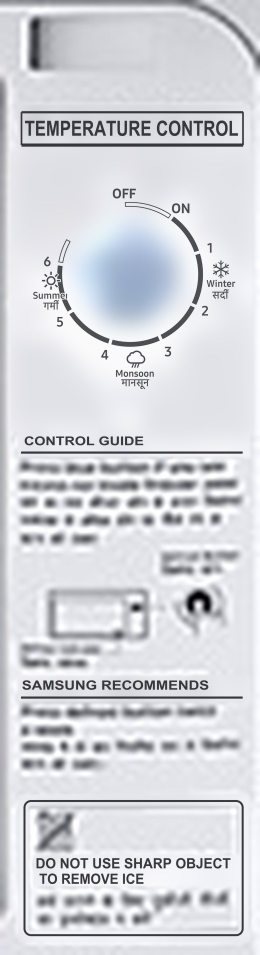
#> input picture pipeline/tex/samsung_rr21/panel.jpg, 520 x 1910 px, found by its file name (shown at 1/2 size)
$ python tex_godrej_rhn10.py ../tex/godrej_rhn10/filter.jpg
#> lines starting #> are read from the running program, lines starting #| are printed output that depends on the picture; after the words box and inside, x2 and y2 are one past the last pixel; in counts of white or black regions, pixels touching at a corner belong together
"""Textures for the Godrej Eon Rhine 10 kg top-load washer (WTEON RHN 10 5.0 FEFH C GLGR), from Godrej's own gallery
(pipeline/sources/photos/godrej_rhn10/: front, back, panel, drum, left34, right34, top_front; 3060 x 3426 renders).

    python3 tex_godrej_rhn10.py [--debug <dir>]

Writes pipeline/tex/godrej_rhn10/:
  front.jpg      the cabinet's front, from the front photo (it is square-on: the front's edges stay 1539 px apart all the way down)
  side_l/r.jpg   the cabinet's sides, warped flat from the 3/4 photos (the racetrack pressings and the side grip)
  back.jpg       the back, from the rear photo, its cord kept (the builder lays a modelled cord over it)
  housing.jpg    the panel housing's back (the grey plate above the cord)
  panel.jpg      the control panel's glass at 4 px/mm (the whole panel; the print is also cut out sharp, below)
  print_*.jpg    the panel's print drawn again at 12 px/mm and cut to the ink (decal_cut.py) + decals.json
  drum.jpg, pulsator.jpg, filter.jpg   the inside, from the drum photo

The panel print: Godrej's panel photo was warped flat (its four corners below) to the panel's own frame, 580 x 156 mm
(ESTIMATED: 580 wide from the lid's 600 at the photo's own ratio, 2269 / 2348 px; 156 along the slope from the power key's
round ring, which the photo foreshortens to 0.94). On that frame the print is drawn again:
  - the words set in Avenir Next, each fitted to the ink box it has in the photo (tex_lg_panel's method);
  - the line art, icons and key bars traced as shapes: the photo's ink, interpolated 3x and cut at half its contrast
    (an iso-line, so straight strokes come out straight and sharp, not blurred);
  - the display's two digits as seven-segment shapes, the logo from logos/godrej.png.
The photo's "12.0 kg" capacity print is left off: this is the 10 kg model (Godrej's page, Sangeetha, BEE's register) and
Godrej's gallery for it shows a 12 kg panel; no source shows this model's own capacity print.
"""
import json
import os
import sys

import cv2
import numpy as np
from PIL import Image, ImageDraw, ImageFont

HERE = os.path.dirname(os.path.abspath(__file__))
sys.path.insert(0, HERE)
import decal_cut  # noqa: E402

SITE = os.path.abspath(os.path.join(HERE, "..", ".."))
SRC = os.path.join(SITE, "pipeline", "sources", "photos", "godrej_rhn10")
OUT = os.path.join(SITE, "pipeline", "tex", "godrej_rhn10")
LOGO = os.path.join(SITE, "logos", "godrej.png")
AVENIR = "/System/Library/Fonts/Avenir Next.ttc"   # faces: 0 Bold, 2 Demi Bold, 5 Medium, 6 Medium Italic, 7 Regular, 8 Italic
DEBUG = sys.argv[sys.argv.index("--debug") + 1] if "--debug" in sys.argv else None
os.makedirs(OUT, exist_ok=True)

# ── sizes (mm), the same as the builder's ──
W_MM, D_MM, H_MM = 620, 605, 1020          # Sangeetha's listing (62 x 60.5 x 102 cm)
PLINTH_TOP, BODY_TOP = 104, 886            # front photo rows 2708 and 800 (2.439 px/mm, from the feet at row 2962)
PW, PL = 580, 156                          # the control panel's glass: width, length along its slope (ESTIMATED, above)
GLASS = (14, 14, 15)                       # the panel glass where the photo has no ink (median of the warped panel)


def load(name):
#> called with name = 'panel.jpg'
    return cv2.imread(os.path.join(SRC, name), cv2.IMREAD_COLOR)[:, :, ::-1].astype(np.float32)
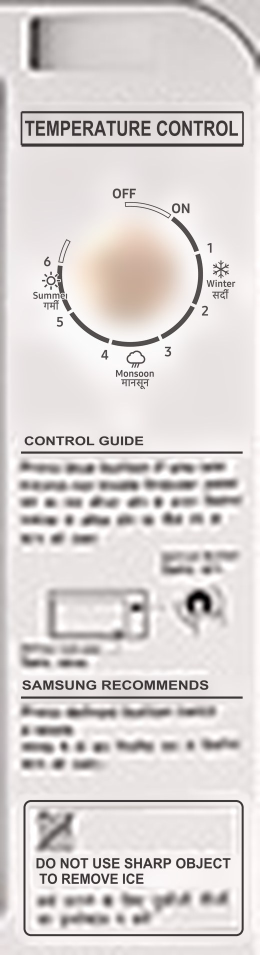
#> returned value: shape (1910, 520, 3) float32 (shown at 1/2 size); mean of channels 0, 1, 2 211.1, 212.4, 218.2; drawn as B, G, R


def save(a, name, q=88):
    Image.fromarray(np.clip(a, 0, 255).astype(np.uint8)).save(os.path.join(OUT, name), quality=q, subsampling=0, optimize=True)
    print(name, a.shape[1], "x", a.shape[0])


def warp(img, quad, w, h):
#> called with w = 2262, h = 608
    M = cv2.getPerspectiveTransform(np.float32(quad), np.float32([[0, 0], [w, 0], [w, h], [0, h]]))
#> M = [[1.11, 0.0877, -564.7], [-2.67e-17, 1.2, -1039.8], [0, 7.92e-05, 1]]
    return cv2.warpPerspective(img, M, (w, h), flags=cv2.INTER_CUBIC, borderMode=cv2.BORDER_REPLICATE)
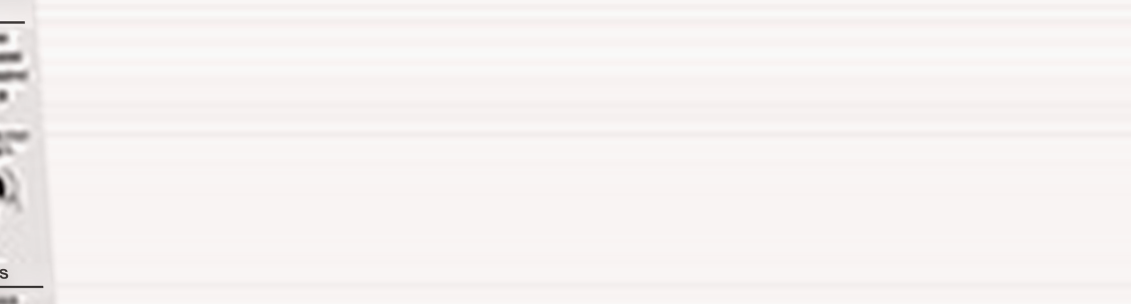
#> returned value: shape (608, 2262, 3) float32 (shown at 1/2 size); mean of channels 0, 1, 2 250.9, 251.5, 254; drawn with min black and max white


# ── the control panel ─────────────────────────────────────────────────────────────────────────────────────────────────
# Its corners in panel.jpg: the side edges are straight lines (rows 1000-1420: x 429 -> 396 on the left, 2630 -> 2665 on
# the right), carried up to the top edge at row 865 (the top corners themselves are rounded) and down to row 1428, where
# the glass meets the lid's blue rim.
PANEL_QUAD = [(440.5, 865), (2618.6, 865), (2665, 1428), (396, 1428)]
P0 = 3.9                                   # px per mm of the flat panel taken from the photo


def panel_flat():
    a = warp(load("panel.jpg"), PANEL_QUAD, round(PW * P0), round(PL * P0))
    return a


PS = 12.0                                  # px per mm of the print drawn again
WHITE = (240, 240, 242)

# Every word on the panel: (text, rough box in the flat photo's px (x0, y0, x1, y1), Avenir Next face). The word's own ink box
# is found inside the rough one; the word is set in that box and its colour is the photo's (the mean of its brightest ink).
# Faces: 5 Medium (labels), 6 Medium Italic (the programme numbers and the small italic captions), 2 Demi Bold (key names).
PROGRAMS = ["Auto / Mix Fabric", "Tub Clean", "Hot Wash", "Saree", "Cotton", "Woollens", "Bulky / Denim", "Anti Wrinkle",
            "Quick Wash", "Delicate / Baby Care"]
PROG_Y = [135, 161.5, 187, 213, 238.5, 264.6, 290.8, 316, 342, 368]     # each programme line's middle row
WORDS = [
    ("Water Level Code", (520, 130, 645, 150), 6),
    ("Soak", (935, 178, 989, 193), 5), ("Wash", (935, 206, 989, 221), 5),
    ("Rinse", (935, 234, 989, 249), 5), ("Spin", (935, 262, 989, 277), 5),
    ("Remaining Time (Min)", (1062, 174, 1200, 193), 6),
    ("Delay (Hrs)", (1062, 276, 1140, 296), 6),
    ("WiFi", (1252, 174, 1300, 194), 5),
    ("WATER LEVEL", (795, 428, 925, 452), 5), ("CYCLE", (975, 428, 1042, 452), 5),
    ("DELAY", (1085, 428, 1156, 452), 5), ("PROGRAM", (1178, 428, 1280, 452), 5),
    ("Inbuilt Heater", (1950, 493, 2084, 519), 6),
    ("~ Zero Pressure (0.02MPa) Technology", (1800, 530, 2084, 552), 6),
]
LEVELS = [548, 586, 625, 663, 702, 740, 778, 815]                     # the eight water-level cups' centres (L1-L8)
CHILD_LOCK = [("Child", (1153, 367, 1193, 385)), ("Lock", (1155, 385, 1191, 400))]
GOLD = (232, 203, 120)                                                 # "Hot Wash", "Inbuilt Heater" and their icons (photo's ink, x1.08)
HEATER_ICON = (2084, 490, 2110, 522)                                  # the thermometer after "Inbuilt Heater" (another follows "Hot Wash")
PROGRAMS_V = (156, 222, 182, 300)                                      # "Programs", set upright beside the list
DISPLAY = (1068, 196, 1172, 274)                                       # the display window (grey) with its two digits
LOGO_BOX = (1905, 85, 2130, 200)
ERASE = [(80, 495, 225, 545)]                                          # the photo's "12.0 kg" (a 12 kg panel; see above)


def text_ink(s, face, px=300):
    f = ImageFont.truetype(AVENIR, px, index=face)
    l, t, r, b = f.getbbox(s)
    im = Image.new("L", (r - l + 40, b - t + 40), 0)
    ImageDraw.Draw(im).text((20 - l, 20 - t), s, font=f, fill=255)
    a = np.asarray(im).astype(np.float32) / 255
    ys, xs = np.where(a > 0.5)
    return a[ys.min():ys.max() + 1, xs.min():xs.max() + 1]


def text_ink_base(s, face, px=300):
    """The word's ink, plus where its top-of-ink and its baseline are (rows of the returned array)."""
    f = ImageFont.truetype(AVENIR, px, index=face)
    l, t, r, b = f.getbbox(s)
    im = Image.new("L", (r - l + 40, b - t + 40), 0)
    ImageDraw.Draw(im).text((20 - l, 20 - t), s, font=f, fill=255)
    a = np.asarray(im).astype(np.float32) / 255
    ys, xs = np.where(a > 0.5)
    base = 20 - t + f.getmetrics()[0]                         # the baseline's row in im
    return a[ys.min():ys.max() + 1, xs.min():xs.max() + 1], base - ys.min()


# [67 lines left out: functions place, ink_box, ink_colour, seg7, thermometer, not called in this run]


def panel_print():
    """The panel's print at PS px per mm, PW x PL mm, on the plain glass."""
    flat = panel_flat()
    lum = flat.mean(2)
    k = PS / P0
    Hh, Ww = round(PL * PS), round(PW * PS)
    erase = np.zeros(lum.shape, bool)
    texts = []                                                   # (ink, box, colour)

    # [6 lines left out: function word, not called in this run]

    def runs(y, x0, x1, merge=5):
        """Column runs of ink on the programme line round row y, from x0: [(start, end)], gaps up to `merge` px joined."""
        band = lum[int(y - 8):int(y + 9), x0:x1] > 95
        cols = np.where(band.sum(0) >= 2)[0] + x0
        out = []
        for c_ in cols:
            if out and c_ - out[-1][1] <= merge: out[-1][1] = c_ + 1
            else: out.append([c_, c_ + 1])
        return out

    thermo = []
    # the numbers start at column 194 (186 for "10"), the words at 215 (209): read off the warped photo. Diagonal lines of the
    # art cross the numbers of lines 2, 4 and 5, so a number's box is its glyph's own shape at the word's cap height.
    for i, (name, y) in enumerate(zip(PROGRAMS, PROG_Y)):
        r = runs(y, 215 if i < 9 else 204, 378 if i == 9 else 400, merge=6)
        wrd = next(q for q in r if q[1] - q[0] > 20)
        band = lum[int(y - 8):int(y + 9), wrd[0]:wrd[1]] > 95
        rows = np.where(band.sum(1) >= max(5, 0.12 * band.shape[1]))[0] + int(y - 8)   # (lines crossing add 2-3 px a row)
        ink, base = text_ink_base(name, 5)                         # top of the word's ink -> base line: rows[0] -> rows[-1] + 1
        sy = (rows[-1] + 1 - rows[0]) / base
        wb = (wrd[0], rows[0], wrd[1], rows[0] + ink.shape[0] * sy)
        bi = tuple(int(round(v)) for v in wb)
        erase[bi[1] - 3:bi[3] + 2, bi[0] - 1:bi[2] + 2] = True      # (the photo's slashes stand 2 px over the capitals)
        texts.append((ink, wb, GOLD if name == "Hot Wash" else WHITE))
        erase[int(y - 7):int(y + 8), 186:wrd[0] - 1] = True       # the photo's number (set again below)
        ink = text_ink(str(i + 1), 6)
        top = wb[1]
        hgt = 12.4                                                # the photo's numbers: 12-13 px tall
        x0 = 194 if i < 9 else 186
        b = (x0, top, x0 + hgt * ink.shape[1] / ink.shape[0], top + hgt)
        bi = tuple(int(round(v)) for v in b)
        erase[bi[1] - 1:bi[3] + 2, bi[0] - 1:bi[2] + 2] = True
        texts.append((ink, b, WHITE if name != "Hot Wash" else GOLD))
        if name == "Hot Wash":
            ic = r[1]
            thermo.append(ink_box(lum, (ic[0], y - 9, ic[1], y + 10)))
#> this loop made 3 passes
#> (wb, top, b) on passes 1 to 3: ((215, 127, 400, 146.1), 127, (194, 127, 201.4, 139.4)), ((215, 153, 400, 170.3), 153, (194, 153, 201.7, 165.4)), ((215, 179, 400, 196.3), 179, (194, 179, 201.9, 191.4))
#> pass 1, in text_ink_base, `a = np.asarray(im).astype(np.float32) / 255`:
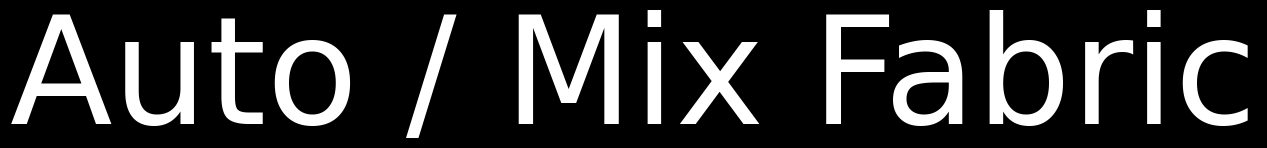
#> a: shape (296, 2534) float32 (shown at 1/2 size); min 0, max 1, mean 0.193
#> pass 1, in panel_print, `ink, base = text_ink_base(name, 5)                         # top of th..`:
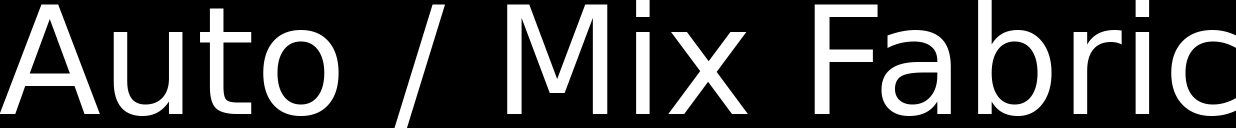
#> ink: shape (256, 2472) float32 (shown at 1/2 size); min 0, max 1, mean 0.228
#> after the loop:
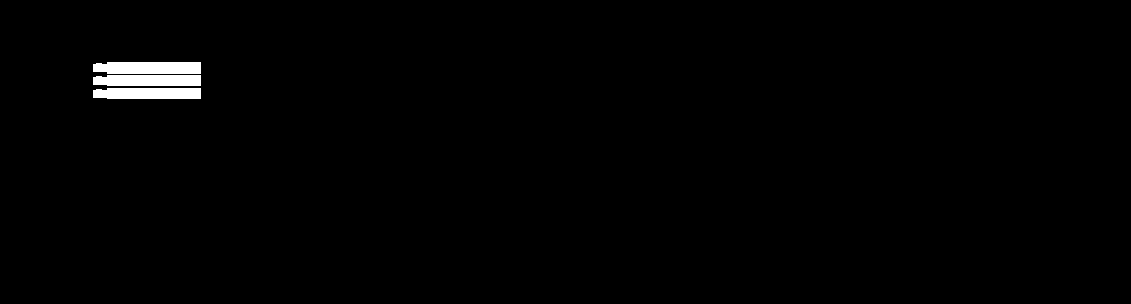
#> erase: shape (608, 2262) bool (shown at 1/2 size); 1% white; 3 white regions, box (x1, y1, x2, y2) and area: (186, 124, 402, 148) 4952, (186, 150, 402, 172) 4578, (186, 176, 402, 198) 4578
#> after the loop, texts = 6 items; thermo = []
    for s, rough, face in WORDS:                                   # (the rough boxes stop short of the icons after the words)
        word(s, rough, face)
    for j, cx in enumerate(LEVELS):
        word(f"L{j + 1}", (cx - 12, 196, cx + 12, 211), 5)
    for s, rough in CHILD_LOCK:
        word(s, rough, 6)
    thermo.append(ink_box(lum, HEATER_ICON))
    for b in thermo:
        erase[b[1] - 1:b[3] + 1, b[0] - 1:b[2] + 1] = True
    # "Programs", set upright (it reads from the bottom up)
    bv_ = ink_box(lum, PROGRAMS_V)
    bvx = ink_box(lum, (bv_[0], 228, bv_[2], 296))
    erase[bvx[1] - 9:bvx[3] + 4, bvx[0] - 1:bvx[2] + 1] = True
    texts.append((np.rot90(text_ink("Programs", 5)), bvx, ink_colour(flat, lum, bvx)))
    # display window, logo, the 12 kg print: out of the traced ink
    x0, y0, x1, y1 = DISPLAY
    win = ink_box(np.abs(flat - np.array(GLASS, np.float32)).max(2) + 60, DISPLAY, thr=60 + 25)
    erase[win[1]:win[3], win[0]:win[2]] = True
    lb = ink_box(lum, LOGO_BOX)
    erase[lb[1] - 2:lb[3] + 2, lb[0] - 2:lb[2] + 2] = True
    for x0, y0, x1, y1 in ERASE:
        erase[y0:y1, x0:x1] = True

    # the rest of the print (line art, cups, bars, key icons, frames) traced: ink interpolated 3x and cut at half contrast
    a0 = np.clip((lum - 22) / (235 - 22), 0, 1)
    a0[erase] = 0
    colour = cv2.dilate(flat, np.ones((3, 3), np.uint8))
    up = cv2.resize(a0, (Ww, Hh), interpolation=cv2.INTER_CUBIC)
    up = cv2.GaussianBlur(up, (0, 0), 0.9)
    al = np.clip((up - 0.22) / 0.16, 0, 1)
    al = al * al * (3 - 2 * al)
    cu = cv2.resize(colour, (Ww, Hh), interpolation=cv2.INTER_LINEAR)
    cu = cu * np.clip(235 / np.maximum(cu.max(2, keepdims=True), 1), 0, 1.15)
    c = np.empty((Hh, Ww, 3), np.float32)
    c[:] = GLASS
    c = c * (1 - al[..., None]) + cu * al[..., None]

    # the display: the photo's grey window, two orange 8s
    gx0, gy0, gx1, gy1 = win
    wcol = np.median(flat[gy0 + 3:gy1 - 3, gx0 + 3:gx0 + 10].reshape(-1, 3), 0)
    c[round(gy0 * k):round(gy1 * k), round(gx0 * k):round(gx1 * k)] = wcol
    sub = flat[gy0:gy1, gx0:gx1]
    orange = sub[sub[..., 0] > 200].mean(0)
    seg7(c, win, orange, k)
    # the Godrej mark, white
    logo = np.asarray(Image.open(LOGO).convert("RGBA"))[..., 3].astype(np.float32) / 255
    ys, xs = np.where(logo > 0.3)
    place(c, logo[ys.min():ys.max() + 1, xs.min():xs.max() + 1], lb, ink_colour(flat, lum, lb), k)
    for ink, b, col in texts:
        place(c, ink, b, col if col[2] > 0.7 * col[0] else GOLD, k)
    for b in thermo:
        place(c, thermometer(), b, GOLD, k)
    return c


def panel():
    c = panel_print()
    decal_cut.cut(Image.fromarray(np.clip(c, 0, 255).astype(np.uint8)), GLASS, OUT, prefix="print")
    small = cv2.resize(c, (round(PW * 4), round(PL * 4)), interpolation=cv2.INTER_AREA)
    save(small, "panel.jpg")
    if DEBUG:
        Image.fromarray(np.clip(c, 0, 255).astype(np.uint8)).save(os.path.join(DEBUG, "panel_hi.png"))


# ── the cabinet ───────────────────────────────────────────────────────────────────────────────────────────────────────
R_MM = 15                                  # the cabinet's vertical corners (rounded; ESTIMATED from the 3/4 photos)
SHADE = {"front": 0.80, "side": 0.80, "back": 0.86}     # the viewer's light adds about a quarter: tuned on the renders


# [28 lines left out: functions front, sides, not called in this run]


# The back photo: the cabinet's 620 mm is 1424 px (columns 852-2275), the height 1020 mm rows 485 (top) - 2924 (feet).
BK = 1424 / W_MM
BY = (2924 - 485) / H_MM


def bx(x_mm):
    return 1563.5 + x_mm * BK


def by(y_mm):
    return 2924 - y_mm * BY


# The mains cord as the back photo shows it (photo px): out of the top plate at the left, along the plate, a loop back,
# then down across the back cover to the plug clipped on its left. The builder models it along these points.
CORD = [(990, 748), (1300, 752), (1700, 757), (2000, 762), (2050, 772), (2062, 795), (2040, 812), (1850, 818),
        (1450, 824), (1110, 820), (1045, 808), (1040, 790), (1075, 782), (1500, 786), (2000, 790), (2050, 800),
        (1970, 1000), (1790, 1260), (1510, 1520), (1310, 1640), (1230, 1652), (1200, 1625)]
PLUG = (1180, 1570)                        # the plug's centre, about 70 px across the radius (its pins point at the cover)


# [15 lines left out: function back, not called in this run]


HOUSING_TOP = 995                          # the top plate's upper edge on the back (row 485 + the blue trim, 16 px)


# ── inside (the drum photo, looking straight down into the tub) ──────────────────────────────────────────────────────
# [15 lines left out: function drum, not called in this run]


if __name__ == "__main__":
    if "--flat" in sys.argv:
        a = panel_flat()
        Image.fromarray(a.astype(np.uint8)).save(os.path.join(DEBUG or OUT, "panel_flat.png"))
#> (the run stopped early here; a loop or call above may not have finished)
